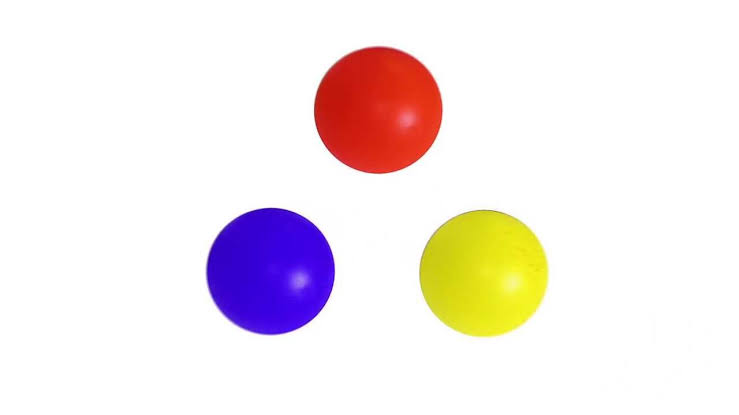
#> input picture opencv/Python_Code/balls.jpeg, 739 x 415 px, given in place of the camera
$ python depth.py   (older library calls are emulated)
#> lines starting #> are read from the running program, lines starting #| are printed output that depends on the picture; after the words box and inside, x2 and y2 are one past the last pixel; in counts of white or black regions, pixels touching at a corner belong together; long printed decimals are rounded
import cv2
import numpy as np

def max_cont(conts):

	max = 0
	for i in conts:
		if cv2.contourArea(conts[max]) < cv2.contourArea(conts[i]):
			max = i

	return max

if __name__ == "__main__":


	cap = cv2.VideoCapture(0)
	ret, frame = cap.read()
#> frame is the input picture: shape (415, 739, 3); mean B, G, R 234.3, 234.2, 243.9
	print(frame.shape)
#| (415, 739, 3)
	while(ret):

		ret, frame = cap.read()
		grey = cv2.cvtColor(frame, cv2.COLOR_BGR2GRAY)
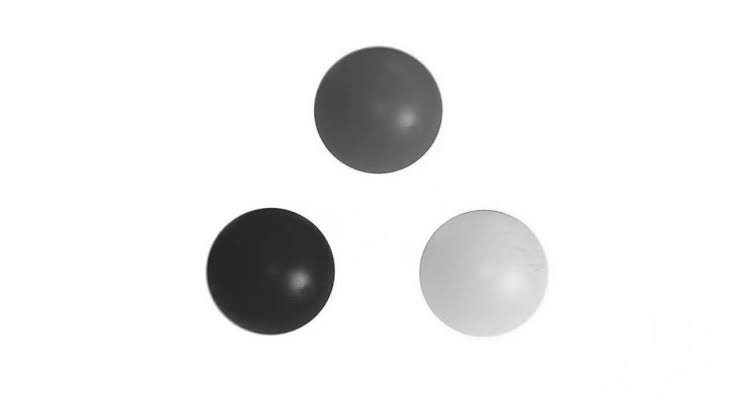
#> grey: shape (415, 739); min 25, max 255, mean 237.1

		hsv = cv2.cvtColor(frame, cv2.COLOR_BGR2HSV)
#> hsv: shape (415, 739, 3); mean H, S, V 9, 29.1, 250.4
		hsv = cv2.resize(hsv, (640, 480))
#> hsv: shape (480, 640, 3); mean H, S, V 9, 29.1, 250.4

		# cv2.imshow("frame", grey)
		blur = cv2.GaussianBlur(hsv, (11, 11), 11)
#> blur: shape (480, 640, 3); mean H, S, V 9, 29.1, 250.4

		thresh = cv2.inRange(blur, np.array([34, 75, 92]), np.array([45, 255, 255]))
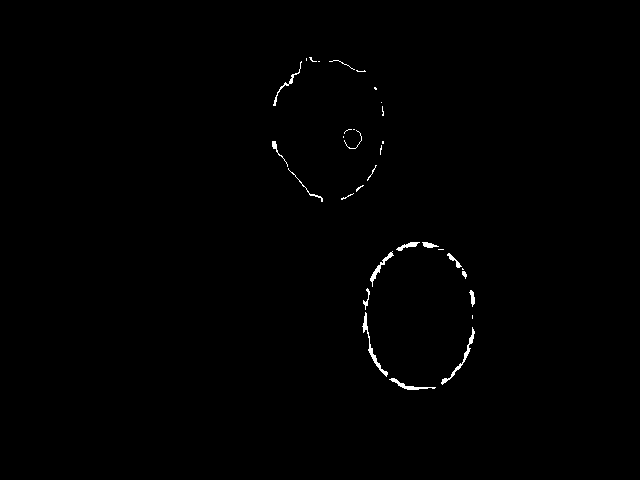
#> thresh: shape (480, 640); 0.48% white; 33 white regions (17 under 20 px), largest, box (x1, y1, x2, y2) and area: (362, 312, 388, 377) 210, (441, 327, 475, 385) 191, (370, 251, 394, 287) 142
		dilate = cv2.dilate(thresh, None, iterations=3)
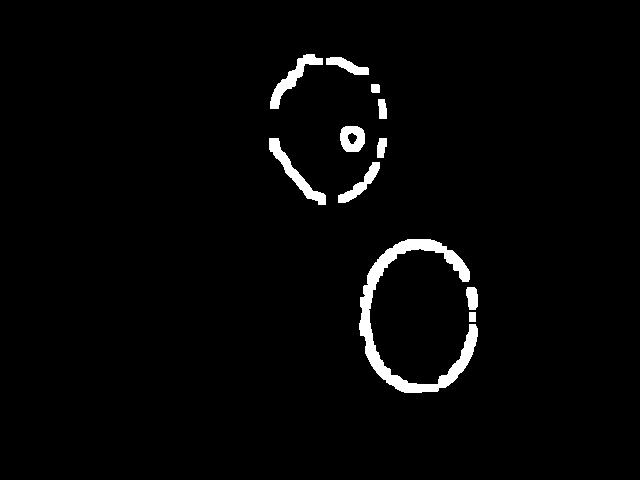
#> dilate: shape (480, 640); 2.4% white; 11 white regions, largest, box (x1, y1, x2, y2) and area: (359, 239, 478, 393) 3842, (269, 138, 326, 205) 833, (270, 54, 323, 109) 761
		erode = cv2.erode(dilate, None, iterations=3)
#> erode: shape (480, 640); 0.52% white; 23 white regions (8 under 20 px)
		# cv2.imshow("erode", erode)


		cv2.imshow("thresh", erode)

		_, contours, h = cv2.findContours(erode, cv2.RETR_EXTERNAL, cv2.CHAIN_APPROX_TC89_L1)
#> contours = 23 contours, 13 with area under 20; largest, box (x1, y1, x2, y2) and area: (362, 288, 388, 377) 171, (441, 327, 475, 385) 150, (396, 242, 444, 251) 135, (370, 251, 394, 287) 119, (389, 378, 436, 390) 94; h = 23 rows, first 6: [1, -1, -1, -1], [2, 0, -1, -1], [3, 1, -1, -1], [4, 2, -1, -1], [5, 3, -1, -1], [6, 4, -1, -1]
		# print(contours)
		if len(contours) != 0 :
			obj = max(contours, key=cv2.contourArea)
#> obj = contour of 41 points, box (x1, y1, x2, y2) (362, 288, 388, 377), area 171
			# obj_idx = max_cont(contours)

		x, y, w, h = cv2.boundingRect(obj)
#> x = 362; y = 288; w = 26; h = 89
		img = cv2.rectangle(frame, (x, y), (x+w, y+h), (0, 255, 0))
		cv2.imshow("track", img)

		# print(w)
		depth1 = 154 * 30 / w
#> depth1 = 177.7
		depth2 = 154 * 30 / h
#> depth2 = 51.91

		depth = (depth1 + depth2)/2
#> depth = 114.8
		print(depth)
#| 114.801

		cv2.waitKey(10)
